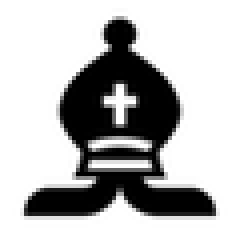
#> input picture assets/bb.png, 60 x 60 px (shown 4 times larger); its folder holds only this picture in this run
$ python pgn_to_gif.py assets/bb.png
#> lines starting #> are read from the running program, lines starting #| are printed output that depends on the picture
import chess_pgn as chess

import argparse
from pathlib import Path

from PIL import Image


class PgnToGifCreator:
    '''
    PGN to GIF creator class
    Parameters
    ----------
    reverse : bool, optional
        Whether to reverse board or not
    duration : float, optional
        Duration between moves in seconds
    ws_color : str, optional
        Color of white squares in hex or string
    bs_color : str, optional
        Color of black squares in hex or string
    '''

    _BOARD_SIZE = 480
    _SQ_SIZE = _BOARD_SIZE // 8

    def __init__(self, reverse=False, duration=0.4, ws_color='#f0d9b5', bs_color='#b58863'):
        self.duration = duration

        self._pieces = {}
        self._reverse = reverse
        self._ws_color = ws_color
        self._bs_color = bs_color
        self._should_redraw = True

    @property
    def reverse(self):
        return self._reverse

    @reverse.setter
    def reverse(self, reverse):
        self._reverse = reverse
        self._should_redraw = True

    @property
    def ws_color(self):
        return self._ws_color

    @ws_color.setter
    def ws_color(self, ws_color):
        self._ws_color = ws_color
        self._should_redraw = True

    @property
    def bs_color(self):
        return self._bs_color

    @bs_color.setter
    def bs_color(self, bs_color):
        self._bs_color = bs_color
        self._should_redraw = True

    def _draw_board(self):
        if not self._pieces:
            for asset in (Path(__file__).parent/'assets').iterdir():
                self._pieces[asset.stem] = Image.open(asset)

        self._ws = Image.new('RGBA', (self._SQ_SIZE, self._SQ_SIZE),
                             self.ws_color)
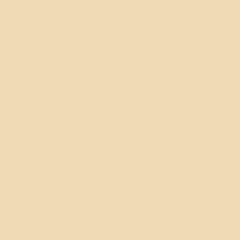
#> self._ws: PIL image 60x60 RGBA (shown 4 times larger); mean R, G, B, A 240, 217, 181, 255
        self._bs = Image.new('RGBA', (self._SQ_SIZE, self._SQ_SIZE),
                             self.bs_color)
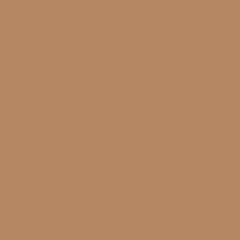
#> self._bs: PIL image 60x60 RGBA (shown 4 times larger); mean R, G, B, A 181, 136, 99, 255

        self._initial_board = Image.new(
            'RGBA', (self._BOARD_SIZE, self._BOARD_SIZE))
#> self._initial_board: PIL image 480x480 RGBA; every value is 0
        self._update_board_image(self._initial_board, chess.INITIAL_STATE,
                                 list(chess.INITIAL_STATE.keys()))

        self._should_redraw = False

    def _coordinates_of_square(self, square):
        c = ord(square[0]) - 97
        r = int(square[1]) - 1

        if self.reverse:
            return ((7 - c) * self._SQ_SIZE, r * self._SQ_SIZE)
        else:
            return (c * self._SQ_SIZE, (7 - r) * self._SQ_SIZE)

    def _update_board_image(self, board_image, game_state, changed_squares):
        for square in changed_squares:
            crd = self._coordinates_of_square(square)

            if sum(crd) % (self._SQ_SIZE * 2) == 0:
                board_image.paste(self._ws, crd, self._ws)
            else:
                board_image.paste(self._bs, crd, self._bs)

            piece = game_state[square]
            if piece:
                img = self._pieces[piece]
                board_image.paste(img, crd, img)
#> this loop made 1 pass
#> (c in _coordinates_of_square, r in _coordinates_of_square, crd, piece) on pass 1: (0, 7, (0, 0), 'br')
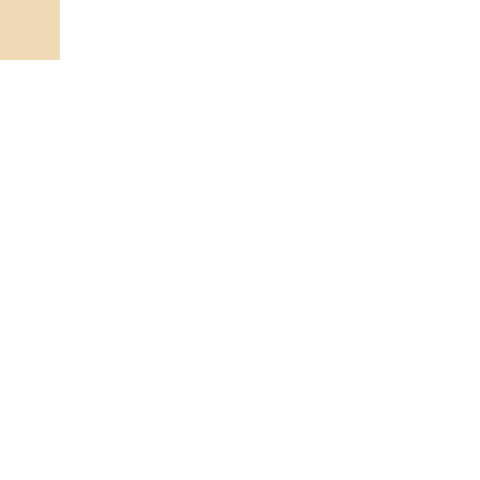
#> board_image: PIL image 480x480 RGBA; mean R, G, B, A 3.8, 3.4, 2.8, 4; transparent parts drawn white

    def create_gif(self, pgn, out_path=None):
        '''
        Creates gif of pgn with same name.
        player1-player2.pgn -> player1-player2.gif (or as out_path)
        PARAMETERS
        -----------
        pgn : str
            Path of pgn file
        out_path : str, optional
            Output path of gif
        '''
        if self._should_redraw:
            self._draw_board()

        board_image = self._initial_board.copy()
        frames = [board_image.copy()]

        if not pgn:
            return
        print(f"Creating gif for {pgn}...")
        game = chess.ChessGame(pgn)

        while not game.is_finished:
            previous = game.state.copy()
            game.next()
            self._update_board_image(board_image, game.state, [
                s for s in game.state.keys() if game.state[s] != previous[s]])
            frames.append(board_image.copy())

        last = frames[len(frames) - 1]
        for _ in range(3): # wait 1sec last gif picture artificially
            frames.append(last)

        if not out_path:
            out_path = Path(pgn).stem + '.gif'

        frames[0].save(out_path, format="GIF", append_images=frames[1:],
                       optimize=True, save_all=True, duration=int(self.duration * 1000), loop=0)


def main():
    parser = argparse.ArgumentParser()
    parser.add_argument(
        'path', nargs='+', help='Path to the pgn file(s)')
    parser.add_argument(
        '-d', '--duration', help='Duration between moves in seconds', default=0.4)
    parser.add_argument(
        '-o', '--out', help='Name of the output folder', default=Path.cwd())
    parser.add_argument(
        '-r', '--reverse', help='Reverse board', action='store_true')
    parser.add_argument(
        '--black-square-color',
        help='Color of black squares in hex or string',
        default='#b58863')
    parser.add_argument(
        '--white-square-color',
        help='Color of white squares in hex or string',
        default='#f0d9b5')
    args = parser.parse_args()

    creator = PgnToGifCreator(
        args.reverse, float(args.duration), args.white_square_color, args.black_square_color)
    for pgn in args.path:
        f = Path(pgn).stem + '.gif'
        creator.create_gif(pgn, Path(args.out) / f)


if __name__ == '__main__':
#> (the run stopped early here; a loop or call above may not have finished)
